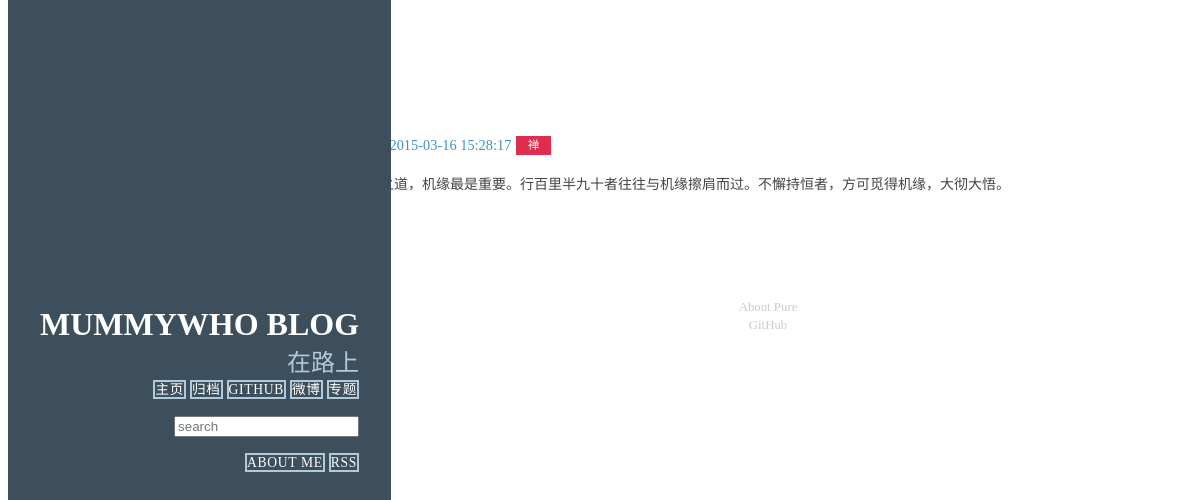
The app's page /12/ with its own data.
### article/models.py (models this page shows, shortened)
class Article(models.Model) :
    title = models.CharField(max_length = 100)  #博客题目
    category = models.CharField(max_length = 50, blank = True)  #博客标签
    date_time = models.DateTimeField(auto_now_add = True)  #博客日期
    content = RichTextField('内容', config_name = 'mummy_default')
    def get_absolute_url(self):
        path = reverse('detail', kwargs={'id':self.id})
        return "http://121.43.225.213%s" % path
    class Meta:  #按时间下降排序
        ordering = ['-date_time']

### article/views.py (the view)
# urls.py: url(r'^(?P<id>\d+)/$', 'article.views.detail', name='detail'),
def detail(request, id):
    try:
        post = Article.objects.get(id=str(id))
    except Article.DoesNotExist:
        raise Http404
    return render(request, 'post.html', {'post' : post})

### templates/post.html (shortened to what this page needs)
﻿{% extends "base.html" %}
{% load custom_markdown %}
{% block content %}
<div class="posts">
        <section class="post">
            <header class="post-header">
                <h2 class="post-title">{{ post.title }}</h2>
                    <p class="post-meta">
                        Time:  <a class="post-author" href="#">{{ post.date_time|date:"Y-m-d H:i:s"}}</a> <a class="post-category post-category-js" href="{% url 'search_tag' tag=post.category %}">{{ post.category|title }}</a>
                    </p>
            </header>
                <div class="post-description">
                    <p>
                        {{ post.content|safe }}
                    </p>
                </div>
        </section>
</div>
{% endblock %}

### static/css/blog.css (style rules this page uses)
* { -webkit-box-sizing: border-box; -moz-box-sizing: border-box; box-sizing: border-box; }
a { text-decoration: none; color: rgb(61, 146, 201); }
.post { padding-bottom: 2em; }
.post-title { font-size: 2em; color: #222; margin-bottom: 0.2em; }
.post-description { font-family: Georgia, "Cambria", serif; color: #444; line-height: 1.8em; }
.post-meta { color: #999; font-size: 90%; margin: 0; }
.post-category { margin: 0 0.1em; padding: 0.3em 1em; color: #fff; background: #999; font-size: 80%; }
.post-category-js { background: #df2d4f; }

### records on screen
Article: date_time "2015-03-16 15:28:17", category "禅", content "参修之道，机缘最是重要。行百里半九十者往往与机缘擦肩而过。不懈持恒者，方可觅得机缘，大彻大悟。"
